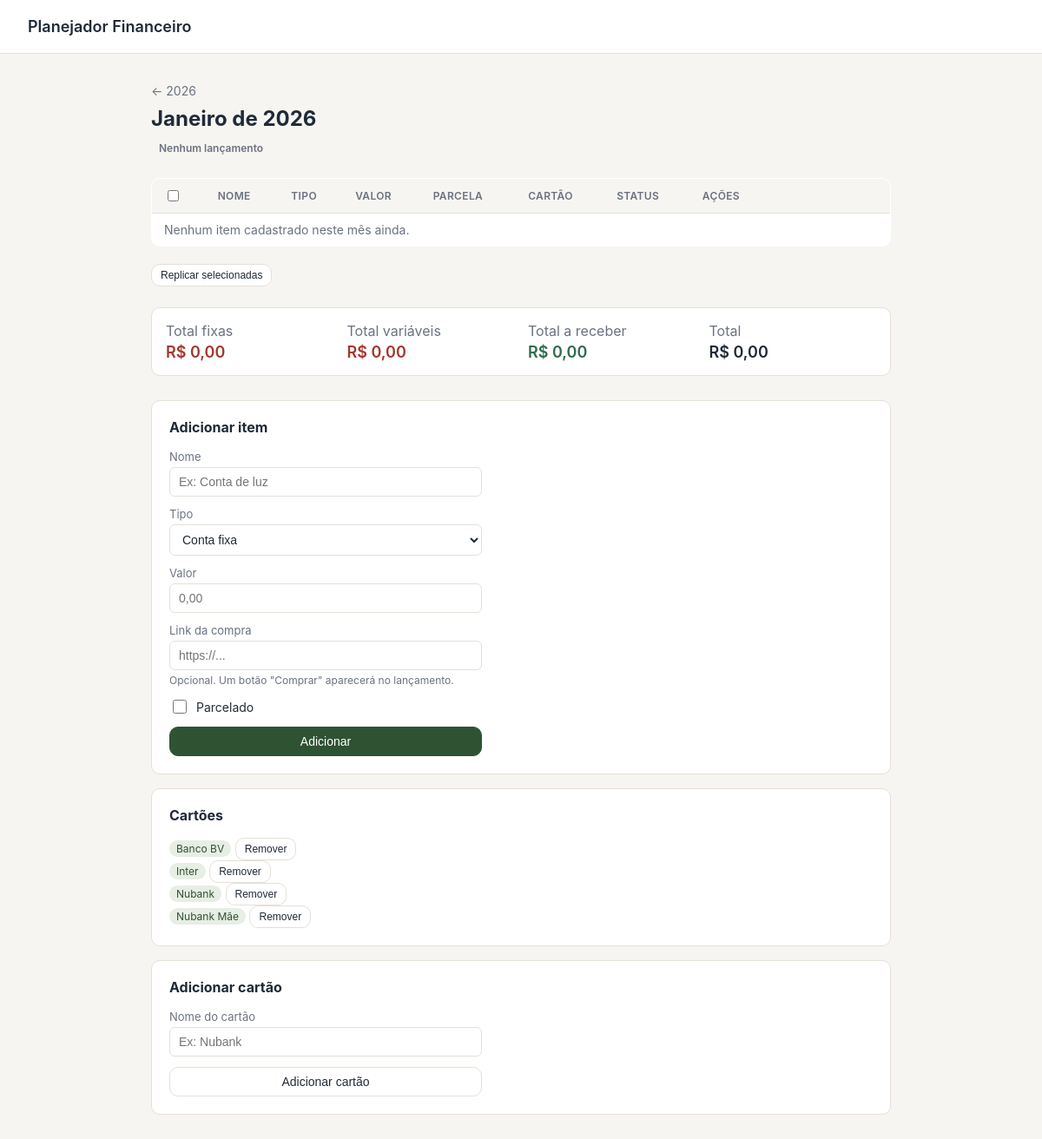
Screenshot of /mes/2026/1 with the database file from the repository.
### tables this page shows
CREATE TABLE cards (
            id INTEGER PRIMARY KEY AUTOINCREMENT,
            name TEXT NOT NULL UNIQUE,
            created_at TEXT NOT NULL
        );

### app.py (the view)
@app.route("/mes/<int:year>/<int:month>")
def month_view(year, month):
    if month < 1 or month > 12:
        abort(404)
    items = fetch_month_items(
        year,
        month,
    )
    invoices = fetch_month_invoices(
        year,
        month,
    )
    totals = month_totals(
        year,
        month,
    )
    cards = get_cards()
    payment_status = month_payment_status(
        year,
        month,
    )
    return render_template(
        "month.html",
        year=year,
        month=month,
        month_name=month_name(month),
        items=items,
        invoices=invoices,
        cards=cards,
        totals=totals,
        payment_status=payment_status,
    )

### templates/month.html (shortened to what this page needs)
{% extends "base.html" %}
{% block content %}
  <div class="month-header">
    <a
      class="back-link"
      href="{{ url_for('index', ano=year) }}"
    >
      &#8592; {{ year }}
    </a>
    <div class="month-title-row">
      <div>
        <h1>{{ month_name }} de {{ year }}</h1>
        {% if payment_status.total > 0 %}
          {% if payment_status.is_paid %}
            <span class="payment-status payment-status-paid">
              ✓ Mês pago
            </span>
          {% else %}
            <span class="payment-status payment-status-pending">
              ● Mês pendente
            </span>
          {% endif %}
        {% else %}
          <span class="payment-status payment-status-empty">
            Nenhum lançamento
          </span>
        {% endif %}
      </div>
    </div>
  </div>
  <form
    method="post"
    action="{{ url_for('bulk_replicate_select') }}"
  >
    <table class="items-table">
      <thead>
        <tr>
          <th>
            <input
              type="checkbox"
              id="select-all"
              aria-label="Selecionar todas"
            >
          </th>
          <th>Nome</th>
          <th>Tipo</th>
          <th>Valor</th>
          <th>Parcela</th>
          <th>Cartão</th>
          <th>Status</th>
          <th>Ações</th>
        </tr>
      </thead>
      <tbody>
        {% for item in items %}
          {% if not item.is_invoice %}
            <tr>
              <td>
                <input
                  type="checkbox"
                  name="item_ids"
                  value="{{ item.id }}"
                  class="item-checkbox"
                >
              </td>
              <td>
                <div>
                  {{ item.name }}
                </div>
                {% if item.link %}
                  <div class="purchase-link">
                    <a
                      href="{{ item.link }}"
                      target="_blank"
                      rel="noopener noreferrer"
                      class="btn btn-small"
                    >
                      Comprar
                    </a>
                  </div>
                {% endif %}
                {% if item.invoice_id %}
                  <div class="item-invoice-info">
                    Incluído na
                    {{ item.invoice_name }}
                  </div>
                {% endif %}
              </td>
              <td>
                {% if item.type == 'receber' %}
                  <span class="badge badge-positive">
                    A receber
                  </span>
                {% elif item.type == 'fixa' %}
                  <span class="badge badge-fixed">
                    Fixa
                  </span>
                {% else %}
                  <span class="badge badge-negative">
                    Variável
                  </span>
                {% endif %}
              </td>
              <td
                class="{{ 'positive' if item.type == 'receber' else 'negative' }}"
              >
                {{ item.amount | brl }}
              </td>
              <td class="muted">
                {% if item.installment_total %}
                  {{ item.installment_index }}/{{ item.installment_total }}
                {% else %}
                  &mdash;
                {% endif %}
              </td>
              <td>
                {% if item.card_name %}
                  <span class="badge badge-card">
                    {{ item.card_name }}
                  </span>
                {% else %}
                  &mdash;
                {% endif %}
              </td>
              <td>
                {% if item.type == 'receber' %}
                  {% if item.paid %}
                    <button
                      type="submit"
                      formaction="{{ url_for('toggle_item_paid', item_id=item.id) }}"
                      class="status-button status-button-paid"
                      title="Clique para marcar como não recebido"
                    >
                      ✓ Recebido
                    </button>
                  {% else %}
                    <button
                      type="submit"
                      formaction="{{ url_for('toggle_item_paid', item_id=item.id) }}"
                      class="status-button status-button-pending"
                      title="Clique para marcar como recebido"
                    >
                      Não recebido
                    </button>
                  {% endif %}
                {% else %}
                  {% if item.paid %}
                    <button
                      type="submit"
                      formaction="{{ url_for('toggle_item_paid', item_id=item.id) }}"
                      class="status-button status-button-paid"
                      title="Clique para marcar como pendente"
                    >
                      ✓ Pago
                    </button>
                  {% else %}
                    <button
                      type="submit"
                      formaction="{{ url_for('toggle_item_paid', item_id=item.id) }}"
                      class="status-button status-button-pending"
                      title="Clique para marcar como pago"
                    >
                      Pendente
                    </button>
                  {% endif %}
                {% endif %}
              </td>
              <td class="row-actions">
                <a
                  class="btn btn-small"
                  href="{{ url_for('edit_item', item_id=item.id) }}"
                >
                  Editar
                </a>
                <button
                  type="submit"
                  formaction="{{ url_for('delete_item', item_id=item.id) }}"
                  class="btn btn-small"
                >
                  Excluir
                </button>
                {% if item.group_id %}
                  <button
                    type="submit"
                    formaction="{{ url_for('delete_future_installments', item_id=item.id) }}"
                    class="btn btn-small"
                  >
                    Excluir futuras
                  </button>
                {% endif %}
              </td>
            </tr>
          {% endif %}
        {% else %}
          <tr>
            <td
              colspan="8"
              class="empty-row"
            >
              Nenhum item cadastrado neste mês ainda.
            </td>
          </tr>
        {% endfor %}
      </tbody>
    </table>
    <button
      type="submit"
      class="btn btn-small bulk-action-btn"
    >
      Replicar selecionadas
    </button>
  </form>
  <div class="totals-bar">
    <div>
      <span class="label">
        Total fixas
      </span>
      <span class="value negative">
        {{ totals.fixa | brl }}
      </span>
    </div>
    <div>
      <span class="label">
        Total variáveis
      </span>
      <span class="value negative">
        {{ totals.variavel | brl }}
      </span>
    </div>
    <div>
      <span class="label">
        Total a receber
      </span>
      <span class="value positive">
        {{ totals.receber | brl }}
      </span>
    </div>
    <div>
      <span class="label">
        Total
      </span>
      <span class="value">
        {{ totals.saldo | brl }}
      </span>
    </div>
  </div>
  <div class="add-form-card">
    <h2>Adicionar item</h2>
    <form
      method="post"
      action="{{ url_for('new_item', year=year, month=month) }}"
      class="add-form"
    >
      <div class="form-row">
        <label for="name">
          Nome
        </label>
        <input
          type="text"
          id="name"
          name="name"
          placeholder="Ex: Conta de luz"
          required
        >
      </div>
      <div class="form-row">
        <label for="type">
          Tipo
        </label>
        <select
          id="type"
          name="type"
        >
          <option value="fixa">
            Conta fixa
          </option>
        </select>
      </div>
      <div class="form-row">
        <label for="amount">
          Valor
        </label>
        <input
          type="text"
          id="amount"
          name="amount"
          placeholder="0,00"
          required
        >
      </div>
      <div class="form-row">
        <label for="link">
          Link da compra
        </label>
        <input
          type="text"
          id="link"
          name="link"
          placeholder="https://..."
        >
        <span class="hint">
          Opcional. Um botão "Comprar" aparecerá no lançamento.
        </span>
      </div>
      <div class="form-row checkbox-row">
        <input
          type="checkbox"
          id="parcelado"
          name="parcelado"
        >
        <label for="parcelado">
          Parcelado
        </label>
      </div>
      <button
        type="submit"
        class="btn btn-primary"
      >
        Adicionar
      </button>
    </form>
  </div>
<div class="add-form-card card-form">
  <h2>Cartões</h2>
  {% if cards %}
    <div class="cards-list">
      {% for card in cards %}
        <div class="card-item">
          <span class="badge badge-card">
            {{ card.name }}
          </span>
          <form
            method="post"
            action="{{ url_for('delete_card', card_id=card.id) }}"
            class="inline-form"
          >
            <button
              type="submit"
              class="btn btn-small"
            >
              Remover
            </button>
          </form>
        </div>
      {% endfor %}
    </div>
  {% else %}
    <p class="muted">
      Nenhum cartão cadastrado.
    </p>
  {% endif %}
</div>
<div class="add-form-card card-form">
  <h2>Adicionar cartão</h2>
  <form
    method="post"
    action="{{ url_for('new_card') }}"
    class="add-form"
  >
    <div class="form-row">
      <label for="card-name">
        Nome do cartão
      </label>
      <input
        type="text"
        id="card-name"
        name="name"
        placeholder="Ex: Nubank"
        required
      >
    </div>
    <button
      type="submit"
      class="btn"
    >
      Adicionar cartão
    </button>
  </form>
  </div>
{% endblock %}

### rows the page displays
cards: name "Banco BV"
cards: name "Inter"
cards: name "Nubank"
cards: name "Nubank Mãe"

### other values shown
{{ year }} "2026"
{{ month_name }} "Janeiro"
{{ totals.fixa | brl }} "R$ 0,00"
{{ totals.variavel | brl }} "R$ 0,00"
{{ totals.receber | brl }} "R$ 0,00"
{{ totals.saldo | brl }} "R$ 0,00"
